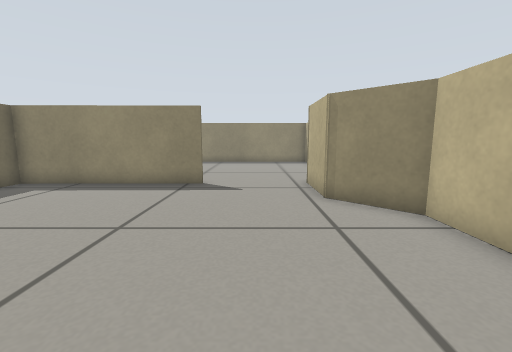
[1] (above)

12 first-person views from a walk through a world built for the Gazebo simulator. The camera is 0.4 m above the floor, tilts 8° down and sees 90° across. The floor is counted in squares, 0.25 m on a side. Each view is taken from the middle of a square. On the plan, view 1 faces up. The plan holds only what a view shows up to about 14 squares ahead; the rest is blank.

[2]
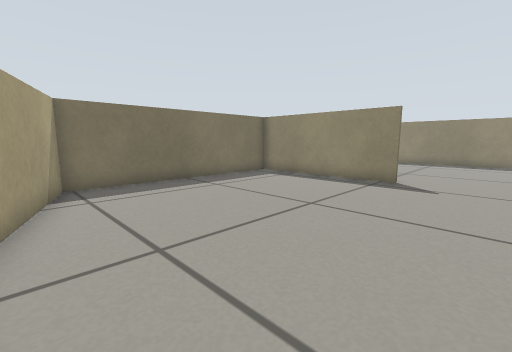

[3]
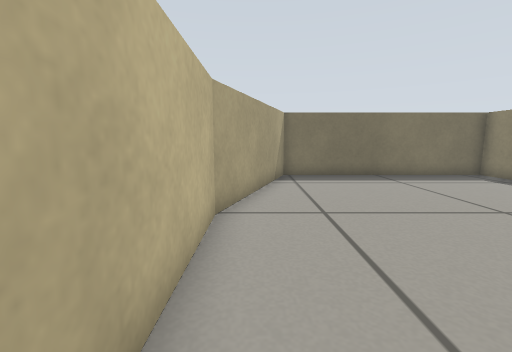

[4]
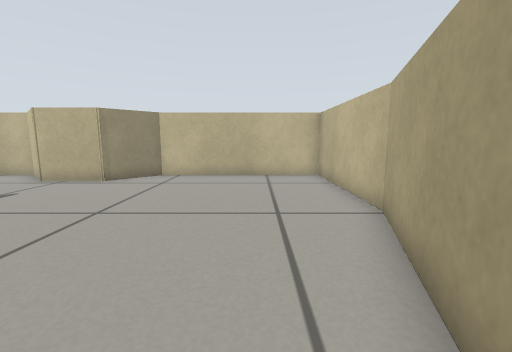

[5]
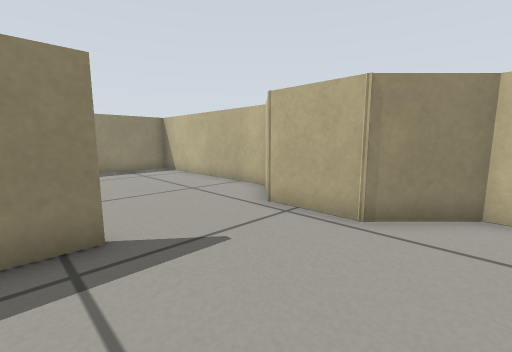

[6]
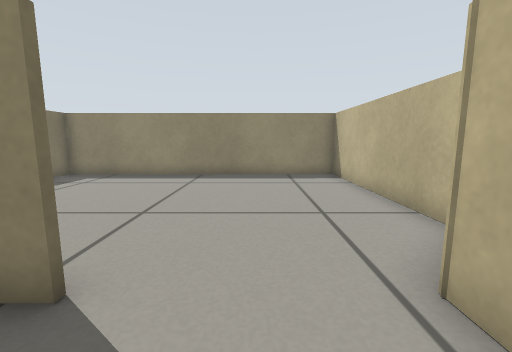

[7]
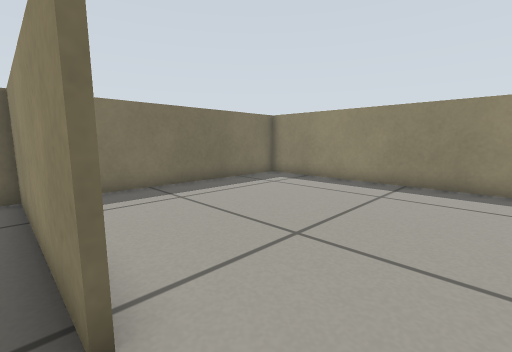

[8]
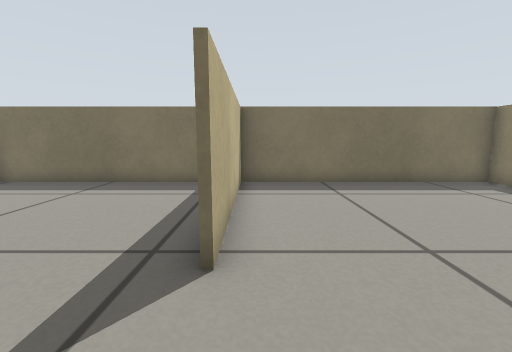

[9]
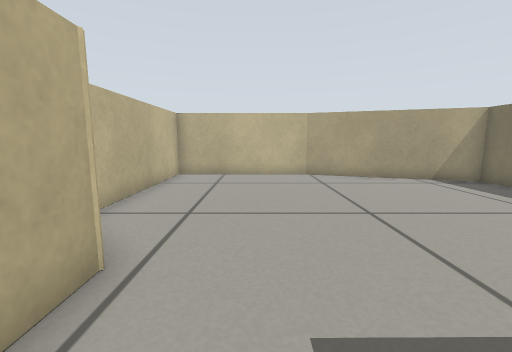

[10]
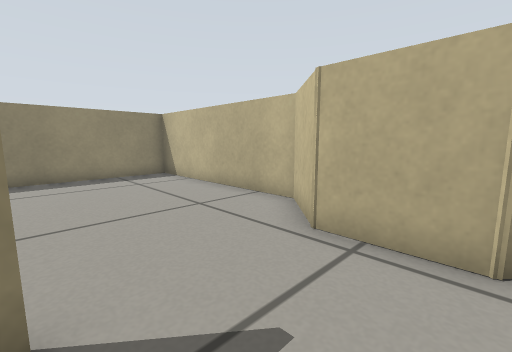

[11]
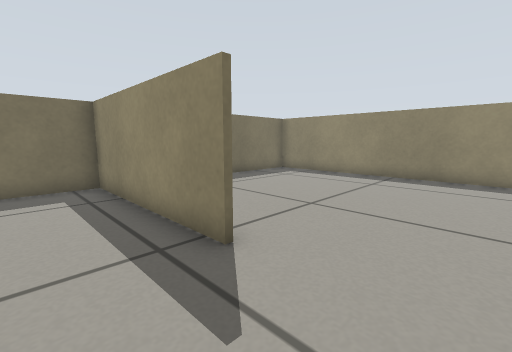

[12]
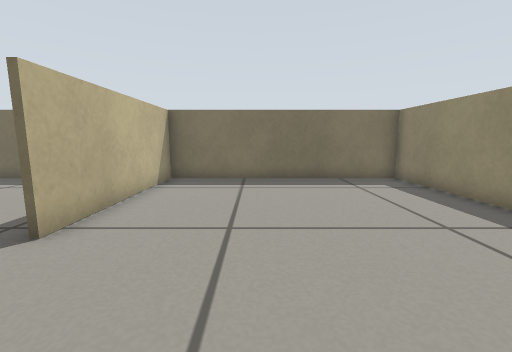

### Floor plan
Ten units are one square. View 1 is at (0, 0); x grows to the right and y downward. Boxes are objects, and circles mark ways between rooms. Rooms are numbered by the first view taken in them; rooms with no view inside come last. Other rooms are left out.
<svg viewBox="-92 -194 133 218">
<path fill="none" stroke="#000" d="M-20 -93 -87 -93M-86 -90 -86 -2 -23 19 36 19 36 -53 19 -70 19 -94M19 -94 36 -111 36 -189 -86 -188 -86 -90M-87 -94 -20 -95"/>
<circle cx="0" cy="-90" r="3" fill="#2a7"/>
<text x="-20" y="-40">1</text>
<text x="-30" y="-140">2</text>
</svg>
Room 1 opens to room 2.

Where each view was taken, in squares from view 1:
view 1: 0 up, 0 right, facing up
view 2: 1 down, 1 right, facing up-left
view 3: 1 down, 3 right, facing left
view 4: 1 up, 8 left, facing right
view 5: 5 up, 3 left, facing up-right
view 6: 7 up, 0 right, facing up
view 7: 9 up, 0 right, facing up-left
view 8: 10 up, 1 right, facing left
view 9: 10 up, 0 right, facing down
view 10: 7 up, 2 left, facing up-right
view 11: 7 up, 1 right, facing up-left
view 12: 13 up, 2 right, facing left
